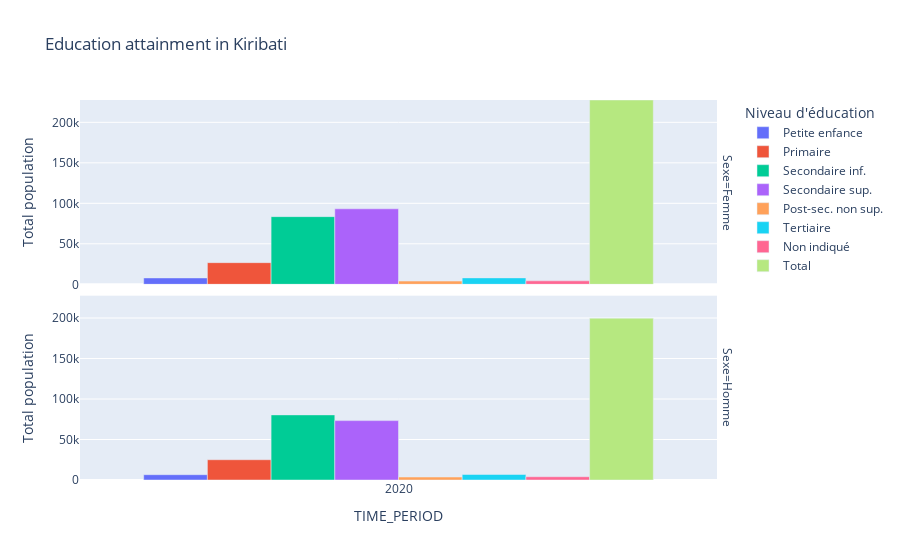

Notebook cell for this chart:
### Code cell
fig = px.bar(
    kiribati.reset_index(),
    x="TIME_PERIOD",
    y="Value",
    color="Niveau d'éducation",
    facet_row="Sexe",
    barmode="group",
    title="Education attainment in Kiribati",
    labels={"Value": "Total population"},
    range_y=[0, kiribati.max().iloc[0]],
)
fig.show()

### Figure 1 — Plotly figure (JSON) as saved in the notebook; plotly's stock layout.template omitted (floating-point values rounded to 4 significant figures)
{"data": [{"alignmentgroup": "True", "hovertemplate": "Niveau d'éducation=Petite enfance<br>Sexe=Femme<br>TIME_PERIOD=%{x}<br>Total population=%{y}<extra></extra>", "legendgroup": "Petite enfance", "marker": {"color": "#636efa", "pattern": {"shape": ""}}, "name": "Petite enfance", "offsetgroup": "Petite enfance", "orientation": "v", "showlegend": true, "textposition": "auto", "type": "bar", "x": [2020], "xaxis": "x2", "y": [7872], "yaxis": "y2"}, {"alignmentgroup": "True", "hovertemplate": "Niveau d'éducation=Petite enfance<br>Sexe=Homme<br>TIME_PERIOD=%{x}<br>Total population=%{y}<extra></extra>", "legendgroup": "Petite enfance", "marker": {"color": "#636efa", "pattern": {"shape": ""}}, "name": "Petite enfance", "offsetgroup": "Petite enfance", "orientation": "v", "showlegend": false, "textposition": "auto", "type": "bar", "x": [2020], "xaxis": "x", "y": [6560], "yaxis": "y"}, {"alignmentgroup": "True", "hovertemplate": "Niveau d'éducation=Primaire<br>Sexe=Femme<br>TIME_PERIOD=%{x}<br>Total population=%{y}<extra></extra>", "legendgroup": "Primaire", "marker": {"color": "#EF553B", "pattern": {"shape": ""}}, "name": "Primaire", "offsetgroup": "Primaire", "orientation": "v", "showlegend": true, "textposition": "auto", "type": "bar", "x": [2020], "xaxis": "x2", "y": [26728], "yaxis": "y2"}, {"alignmentgroup": "True", "hovertemplate": "Niveau d'éducation=Primaire<br>Sexe=Homme<br>TIME_PERIOD=%{x}<br>Total population=%{y}<extra></extra>", "legendgroup": "Primaire", "marker": {"color": "#EF553B", "pattern": {"shape": ""}}, "name": "Primaire", "offsetgroup": "Primaire", "orientation": "v", "showlegend": false, "textposition": "auto", "type": "bar", "x": [2020], "xaxis": "x", "y": [25032], "yaxis": "y"}, {"alignmentgroup": "True", "hovertemplate": "Niveau d'éducation=Secondaire inf.<br>Sexe=Femme<br>TIME_PERIOD=%{x}<br>Total population=%{y}<extra></extra>", "legendgroup": "Secondaire inf.", "marker": {"color": "#00cc96", "pattern": {"shape": ""}}, "name": "Secondaire inf.", "offsetgroup": "Secondaire inf.", "orientation": "v", "showlegend": true, "textposition": "auto", "type": "bar", "x": [2020], "xaxis": "x2", "y": [83552], "yaxis": "y2"}, {"alignmentgroup": "True", "hovertemplate": "Niveau d'éducation=Secondaire inf.<br>Sexe=Homme<br>TIME_PERIOD=%{x}<br>Total population=%{y}<extra></extra>", "legendgroup": "Secondaire inf.", "marker": {"color": "#00cc96", "pattern": {"shape": ""}}, "name": "Secondaire inf.", "offsetgroup": "Secondaire inf.", "orientation": "v", "showlegend": false, "textposition": "auto", "type": "bar", "x": [2020], "xaxis": "x", "y": [80416], "yaxis": "y"}, {"alignmentgroup": "True", "hovertemplate": "Niveau d'éducation=Secondaire sup.<br>Sexe=Femme<br>TIME_PERIOD=%{x}<br>Total population=%{y}<extra></extra>", "legendgroup": "Secondaire sup.", "marker": {"color": "#ab63fa", "pattern": {"shape": ""}}, "name": "Secondaire sup.", "offsetgroup": "Secondaire sup.", "orientation": "v", "showlegend": true, "textposition": "auto", "type": "bar", "x": [2020], "xaxis": "x2", "y": [93224], "yaxis": "y2"}, {"alignmentgroup": "True", "hovertemplate": "Niveau d'éducation=Secondaire sup.<br>Sexe=Homme<br>TIME_PERIOD=%{x}<br>Total population=%{y}<extra></extra>", "legendgroup": "Secondaire sup.", "marker": {"color": "#ab63fa", "pattern": {"shape": ""}}, "name": "Secondaire sup.", "offsetgroup": "Secondaire sup.", "orientation": "v", "showlegend": false, "textposition": "auto", "type": "bar", "x": [2020], "xaxis": "x", "y": [73336], "yaxis": "y"}, {"alignmentgroup": "True", "hovertemplate": "Niveau d'éducation=Post-sec. non sup.<br>Sexe=Femme<br>TIME_PERIOD=%{x}<br>Total population=%{y}<extra></extra>", "legendgroup": "Post-sec. non sup.", "marker": {"color": "#FFA15A", "pattern": {"shape": ""}}, "name": "Post-sec. non sup.", "offsetgroup": "Post-sec. non sup.", "orientation": "v", "showlegend": true, "textposition": "auto", "type": "bar", "x": [2020], "xaxis": "x2", "y": [3963], "yaxis": "y2"}, {"alignmentgroup": "True", "hovertemplate": "Niveau d'éducation=Post-sec. non sup.<br>Sexe=Homme<br>TIME_PERIOD=%{x}<br>Total population=%{y}<extra></extra>", "legendgroup": "Post-sec. non sup.", "marker": {"color": "#FFA15A", "pattern": {"shape": ""}}, "name": "Post-sec. non sup.", "offsetgroup": "Post-sec. non sup.", "orientation": "v", "showlegend": false, "textposition": "auto", "type": "bar", "x": [2020], "xaxis": "x", "y": [3658], "yaxis": "y"}, {"alignmentgroup": "True", "hovertemplate": "Niveau d'éducation=Tertiaire<br>Sexe=Femme<br>TIME_PERIOD=%{x}<br>Total population=%{y}<extra></extra>", "legendgroup": "Tertiaire", "marker": {"color": "#19d3f3", "pattern": {"shape": ""}}, "name": "Tertiaire", "offsetgroup": "Tertiaire", "orientation": "v", "showlegend": true, "textposition": "auto", "type": "bar", "x": [2020], "xaxis": "x2", "y": [7922], "yaxis": "y2"}, {"alignmentgroup": "True", "hovertemplate": "Niveau d'éducation=Tertiaire<br>Sexe=Homme<br>TIME_PERIOD=%{x}<br>Total population=%{y}<extra></extra>", "legendgroup": "Tertiaire", "marker": {"color": "#19d3f3", "pattern": {"shape": ""}}, "name": "Tertiaire", "offsetgroup": "Tertiaire", "orientation": "v", "showlegend": false, "textposition": "auto", "type": "bar", "x": [2020], "xaxis": "x", "y": [6805], "yaxis": "y"}, {"alignmentgroup": "True", "hovertemplate": "Niveau d'éducation=Non indiqué<br>Sexe=Femme<br>TIME_PERIOD=%{x}<br>Total population=%{y}<extra></extra>", "legendgroup": "Non indiqué", "marker": {"color": "#FF6692", "pattern": {"shape": ""}}, "name": "Non indiqué", "offsetgroup": "Non indiqué", "orientation": "v", "showlegend": true, "textposition": "auto", "type": "bar", "x": [2020], "xaxis": "x2", "y": [4290], "yaxis": "y2"}, {"alignmentgroup": "True", "hovertemplate": "Niveau d'éducation=Non indiqué<br>Sexe=Homme<br>TIME_PERIOD=%{x}<br>Total population=%{y}<extra></extra>", "legendgroup": "Non indiqué", "marker": {"color": "#FF6692", "pattern": {"shape": ""}}, "name": "Non indiqué", "offsetgroup": "Non indiqué", "orientation": "v", "showlegend": false, "textposition": "auto", "type": "bar", "x": [2020], "xaxis": "x", "y": [4017], "yaxis": "y"}, {"alignmentgroup": "True", "hovertemplate": "Niveau d'éducation=Total<br>Sexe=Femme<br>TIME_PERIOD=%{x}<br>Total population=%{y}<extra></extra>", "legendgroup": "Total", "marker": {"color": "#B6E880", "pattern": {"shape": ""}}, "name": "Total", "offsetgroup": "Total", "orientation": "v", "showlegend": true, "textposition": "auto", "type": "bar", "x": [2020], "xaxis": "x2", "y": [227584], "yaxis": "y2"}, {"alignmentgroup": "True", "hovertemplate": "Niveau d'éducation=Total<br>Sexe=Homme<br>TIME_PERIOD=%{x}<br>Total population=%{y}<extra></extra>", "legendgroup": "Total", "marker": {"color": "#B6E880", "pattern": {"shape": ""}}, "name": "Total", "offsetgroup": "Total", "orientation": "v", "showlegend": false, "textposition": "auto", "type": "bar", "x": [2020], "xaxis": "x", "y": [199856], "yaxis": "y"}], "layout": {"annotations": [{"font": {}, "showarrow": false, "text": "Sexe=Homme", "textangle": 90, "x": 0.98, "xanchor": "left", "xref": "paper", "y": 0.2425, "yanchor": "middle", "yref": "paper"}, {"font": {}, "showarrow": false, "text": "Sexe=Femme", "textangle": 90, "x": 0.98, "xanchor": "left", "xref": "paper", "y": 0.7575, "yanchor": "middle", "yref": "paper"}], "barmode": "group", "legend": {"title": {"text": "Niveau d'éducation"}, "tracegroupgap": 0}, "title": {"text": "Education attainment in Kiribati"}, "xaxis": {"anchor": "y", "domain": [0, 0.98], "title": {"text": "TIME_PERIOD"}}, "xaxis2": {"anchor": "y2", "domain": [0, 0.98], "matches": "x", "showticklabels": false}, "yaxis": {"anchor": "x", "domain": [0, 0.485], "range": [0, 227584], "title": {"text": "Total population"}}, "yaxis2": {"anchor": "x2", "domain": [0.515, 1], "matches": "y", "range": [0, 227584], "title": {"text": "Total population"}}}}
